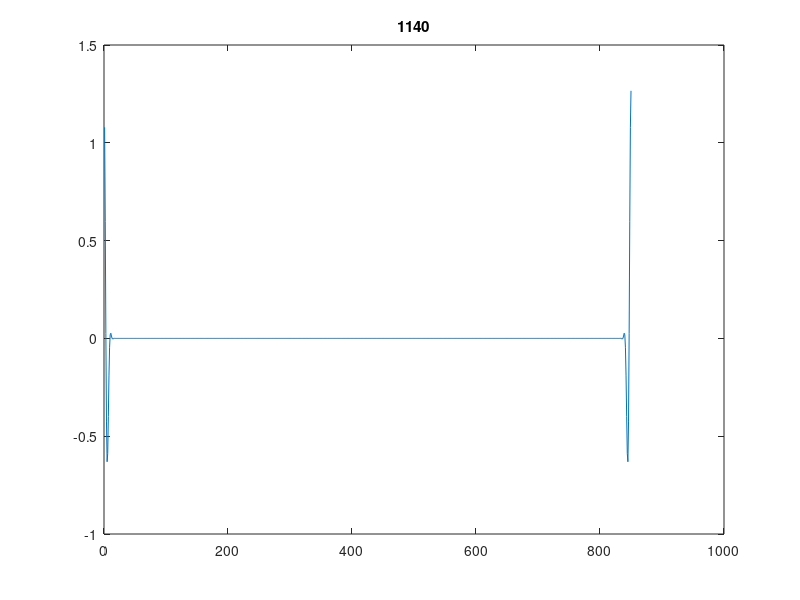
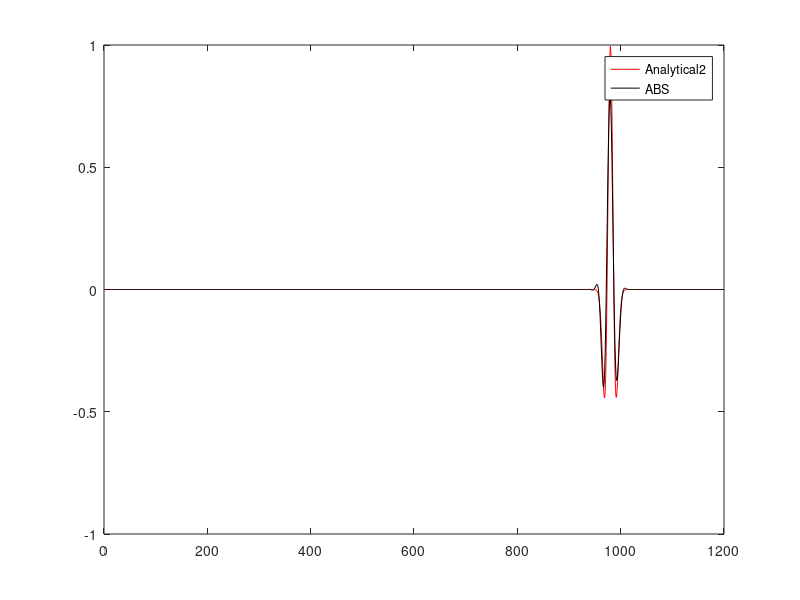

Source code (MATLAB) for these figures, in order:
% 历时 38.682071 秒。
% 历时 38.311698 秒。
% 历时 37.785946 秒。
% 历时 33.637174 秒。
clear
clc %%%%%%%
close all
% Elapsed time is 9.253353 seconds.
nt=1200;    % number of time steps
eps=.6;     % stability
isnap=60;    % snapshot sampling

nx=850;


v=2000;
c=v;
% v(1:nz/2,:)=2800;


p=zeros([1,nx]); pboundarynew=p;pdan=p;
dx=20;  %calculate space increment
h=dx;
x=(0:(nx-1))*dx;

dt=0.0038; % calculate time step from stability criterion
tau=dt;
r2=v.*v.*dt*dt/dx/dx;

f0 = 9;
t0 = 4/(2*pi*f0);       % 信号峰值时间 (s)
t = (0:nt-1)*dt;        % 时间轴 t ∈ [0, (nt-1)*dt]

src = (1 - 2*(pi*f0*(t - t0 )).^2) .* ...
    exp(-(pi*f0*(t - t0 )).^2);


seis_record=zeros(nt,1);
p=zeros([nx,1]); pnew=p; pold=p;
d2px=p;
d2pz=p;

% Source location
xs=nx/2;

h=dx;
r=v*dt/h;



d1pxz_2=p;
d1pxz_3=p;

d1px_2=p;
d1pz_2=p;

d1px_3=p;
d1pz_3=p;

coeff2=[25/24, -2/24, 1/24];



coeff=[ 1.24275, -0.113493, 0.0272555, -0.00731429, 0.00173544, -0.000303651, 0.0000284348];
% figure;
for loop=1:1
    tic

    p=zeros([nx,1]); Vx=p; Vz=p;

    for it=1:nt-2,

        d1px11=Vx-circshift(Vx,[1]);
        d1px12=(circshift(Vx,[-1])-circshift(Vx,[2]));
        d1px13=(circshift(Vx,[-2])-circshift(Vx,[3]));
        d1px14=(circshift(Vx,[-3])-circshift(Vx,[4]));
        d1px15=(circshift(Vx,[-4])-circshift(Vx,[5]));
        d1px16=(circshift(Vx,[-5])-circshift(Vx,[6]));
        d1px17=(circshift(Vx,[-6])-circshift(Vx,[7]));

        d1px=coeff(1)*d1px11+coeff(2)*d1px12+coeff(3)*d1px13+coeff(4)*d1px14+coeff(5)*d1px15+coeff(6)*d1px16...
            +coeff(7)*d1px17;


        d1pxz=d1px;
        p=p-dt*v.^2.*(coeff2(1)*d1pxz+coeff2(2)*d1pxz_2+coeff2(3)*d1pxz_3)/h;


        d1pxz_3=d1pxz_2;
        d1pxz_2=d1pxz;

        p(xs)= src(it);


        d1px1=(circshift(p,[-1])-circshift(p,[0]));
        d1px2=(circshift(p,[-2])-circshift(p,[1]));
        d1px3=(circshift(p,[-3])-circshift(p,[2]));
        d1px4=(circshift(p,[-4])-circshift(p,[3]));
        d1px5=(circshift(p,[-5])-circshift(p,[4]));
        d1px6=(circshift(p,[-6])-circshift(p,[5]));
        d1px7=(circshift(p,[-7])-circshift(p,[6]));


        d1px=coeff(1)*d1px1+coeff(2)*d1px2+coeff(3)*d1px3+coeff(4)*d1px4+coeff(5)*d1px5+coeff(6)*d1px6...
            +coeff(7)*d1px7;


        Vx=Vx-dt*(coeff2(1)*d1px+coeff2(2)*d1px_2+coeff2(3)*d1px_3)/h;


        d1px_3=d1px_2;
        d1px_2=d1px;

        if rem(it,isnap)== 0,
            plot(p)
            title(it)
            drawnow
        end

        seis_record(it)=p(60);


    end

end
toc




%% 参数定义
% f0 = 15;              % 主频 (Hz)
% c = 3000;               % 波速 (m/s)
x = 3650*2;               % 震源-接收器距离 (m)
% dt = 0.002;             % 时间采样间隔 (s)
% nt = 3000;              % 时间采样点数 (总时长 3 s)
% t0 = 4/(2*pi*f0);       % 峰值时间偏移 (s)
% 
% %% 时间轴
% t = (0:nt-1)*dt;        % 时间轴 t ∈ [0, (nt-1)*dt]
% 
% %% 生成Ricker子波（正确高斯脉冲）
% src_gauss = exp(-(pi*f0*(t - t0)).^2);          % 正确的高斯脉冲
% src_deriv = gradient(gradient(src_gauss, dt), dt); % 二次导数（Ricker子波）

%% 计算解析解
delta_t = x / c;        % 时间延迟
analytical = (1 - 2*(pi*f0*(t - t0 - delta_t)).^2) .* ...
             exp(-(pi*f0*(t - t0 - delta_t)).^2);

%% 归一化（匹配数值导数振幅）
% analytical2 = analytical / max(abs(analytical)) 
analytical2 = analytical / max(abs(analytical)) * max(abs(src));
figure;plot(analytical2,'r')
hold on;plot(seis_record,'k')
legend('Analytical2','ABS')

save('figure2_ABS_Balanced_1D_r38.mat')


% src = (1 - 2*(pi*f0*(t - t0 )).^2) .* ...
%     exp(-(pi*f0*(t - t0 )).^2);